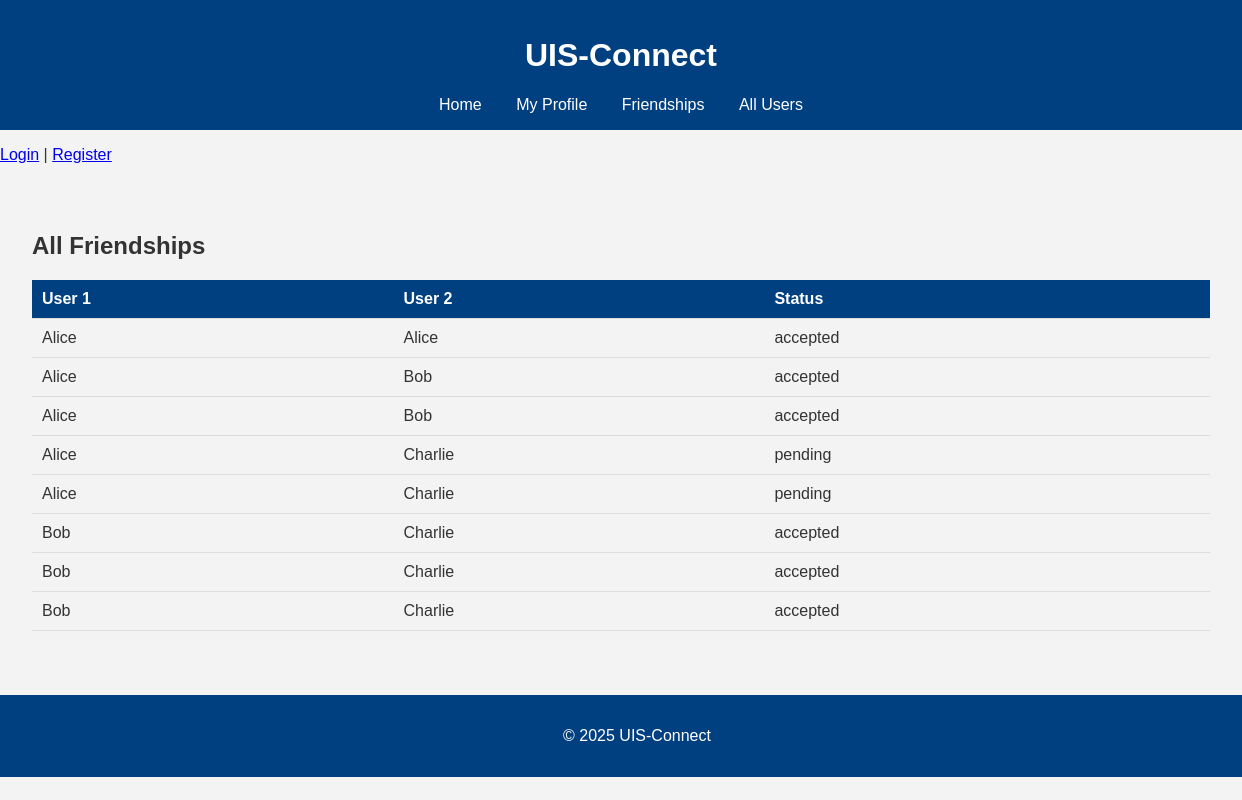
Screenshot of /friendships with the database file from the repository.
### tables this page shows
CREATE TABLE friendships (
    id INTEGER PRIMARY KEY AUTOINCREMENT,
    user_id_1 INTEGER,
    user_id_2 INTEGER,
    status TEXT,
    FOREIGN KEY(user_id_1) REFERENCES users(id),
    FOREIGN KEY(user_id_2) REFERENCES users(id)
);

CREATE TABLE users (
    id INTEGER PRIMARY KEY AUTOINCREMENT,
    username TEXT NOT NULL,
    major TEXT,
    interests TEXT
, study_level TEXT CHECK (study_level IN ('Bachelor', 'Master', 'PhD')), campus TEXT CHECK (campus IN ('Ullandhaug', 'Bjergsted', 'Arkeologisk museum')), student_number TEXT);

### app.py (the view)
@app.route('/friendships')
def friendships():
    conn = get_db_connection()
    friendships = conn.execute("""
        SELECT u1.username AS user1, u2.username AS user2, f.status
        FROM friendships f
        JOIN users u1 ON f.user_id_1 = u1.id
        JOIN users u2 ON f.user_id_2 = u2.id
        ORDER BY u1.username, u2.username
    """).fetchall()
    conn.close()
    return render_template('friendships.html', friendships=friendships)

### db_utils.py (called while the page is built)
def get_db_connection():
    conn = sqlite3.connect(DATABASE)
    conn.row_factory = sqlite3.Row
    return conn

### templates/friendships.html
{% extends "base.html" %}
{% block content %}
<h2>All Friendships</h2>
<table>
    <thead>
        <tr>
            <th>User 1</th>
            <th>User 2</th>
            <th>Status</th>
        </tr>
    </thead>
    <tbody>
        {% for row in friendships %}
            <tr>
                <td>{{ row.user1 }}</td>
                <td>{{ row.user2 }}</td>
                <td>{{ row.status }}</td>
            </tr>
        {% endfor %}
    </tbody>
</table>
{% endblock %}

### templates/base.html (shortened to what this page needs)
<!DOCTYPE html>
<html lang="en">
<head>
    <link rel="stylesheet" href="{{ url_for('static', filename='style.css') }}">
</head>
<body>
    <header>
        <h1>UIS-Connect</h1>
        <nav>
            <a href="{{ url_for('index') }}">Home</a>
            <a href="{{ url_for('profile') }}">My Profile</a>
            <a href="{{ url_for('friendships') }}">Friendships</a>
            <a href="{{ url_for('users') }}">All Users</a>
        </nav>
    </header>
    {% if session.get('username') %}
        <p>Logged in as {{ session.username }} | <a href="{{ url_for('logout') }}">Logout</a></p>
        <p><a href="{{ url_for('friend_requests') }}">Friend Requests</a></p>
    {% else %}
        <p><a href="{{ url_for('login') }}">Login</a> | <a href="{{ url_for('register') }}">Register</a></p>
    {% endif %}
    <main>
        {% block content %}{% endblock %}
    </main>
    <footer>
        <p>&copy; 2025 UIS-Connect</p>
    </footer>
</body>
</html>

### static/style.css (style rules this page uses)
body { font-family: Arial, sans-serif; margin: 0; padding: 0; background-color: #f3f3f3; color: #333; }
header { background-color: #004080; color: white; padding: 1rem; text-align: center; }
nav a { color: white; margin: 0 15px; text-decoration: none; }
main { padding: 2rem; }
footer { background-color: #004080; color: white; text-align: center; padding: 1rem; margin-top: 2rem; position: relative; bottom: 0; width: 100%; }
table { width: 100%; border-collapse: collapse; margin-top: 1rem; }
th, td { padding: 10px; text-align: left; border-bottom: 1px solid #ddd; }
th { background-color: #004080; color: white; }

### rows the page displays
friendships: user1 "Alice", user2 "Alice", status "accepted"
friendships: user1 "Alice", user2 "Bob", status "accepted"
friendships: user1 "Alice", user2 "Bob", status "accepted"
friendships: user1 "Alice", user2 "Charlie", status "pending"
friendships: user1 "Alice", user2 "Charlie", status "pending"
friendships: user1 "Bob", user2 "Charlie", status "accepted"
friendships: user1 "Bob", user2 "Charlie", status "accepted"
friendships: user1 "Bob", user2 "Charlie", status "accepted"
